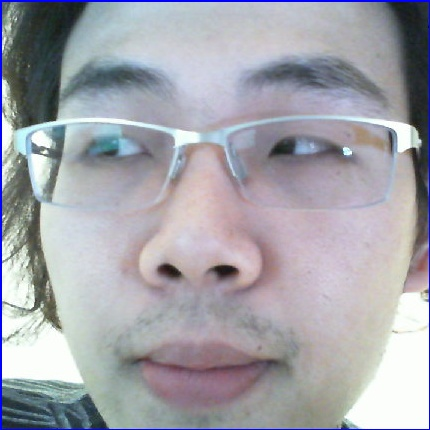
#> input picture object-oriented/dataset/Test 6/0000.jpg, 430 x 430 px, given in place of Test 6, which was not available
$ python faceTrainer.py
#> lines starting #> are read from the running program, lines starting #| are printed output that depends on the picture
import numpy as np
from PIL import Image
import os
import cv2

# Path for face image database
path = 'dataset'

recognizer = cv2.face.LBPHFaceRecognizer_create()
detector = cv2.CascadeClassifier("haarcascade_frontalface_default.xml");


# function to get the images and label data
def getImagesAndLabels(path):
#> called with path = 'dataset'
    imagePaths = [os.path.join(path, f) for f in os.listdir(path)]
    faceSamples = []
    ids = []
    for imagePath in imagePaths:
        PIL_img = Image.open(imagePath).convert('L')  # convert it to grayscale
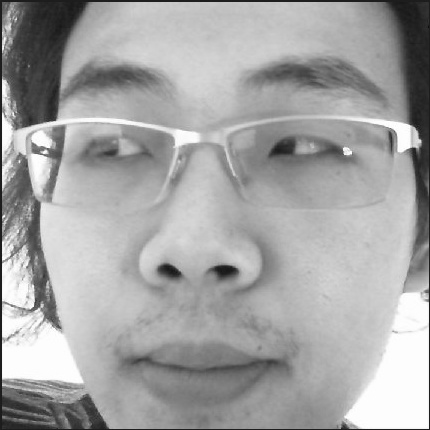
#> PIL_img: PIL image 430x430 L; min 14, max 255, mean 164.8
        img_numpy = np.array(PIL_img, 'uint8')
#> (the run stopped early here; a loop or call above may not have finished)

$ run again, on object-oriented/dataset/shekhar/0001.jpg
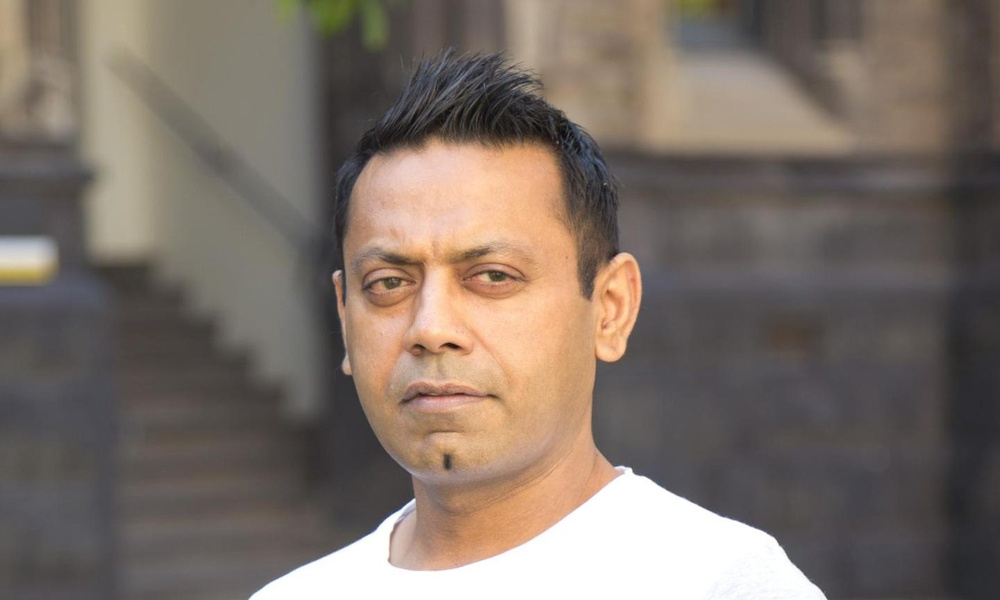
#> input picture object-oriented/dataset/shekhar/0001.jpg, 1000 x 600 px, shrunk from 1440 x 864 before the run, given in place of Test 6, which was not available
#> in getImagesAndLabels, `PIL_img = Image.open(imagePath).convert('L')`:
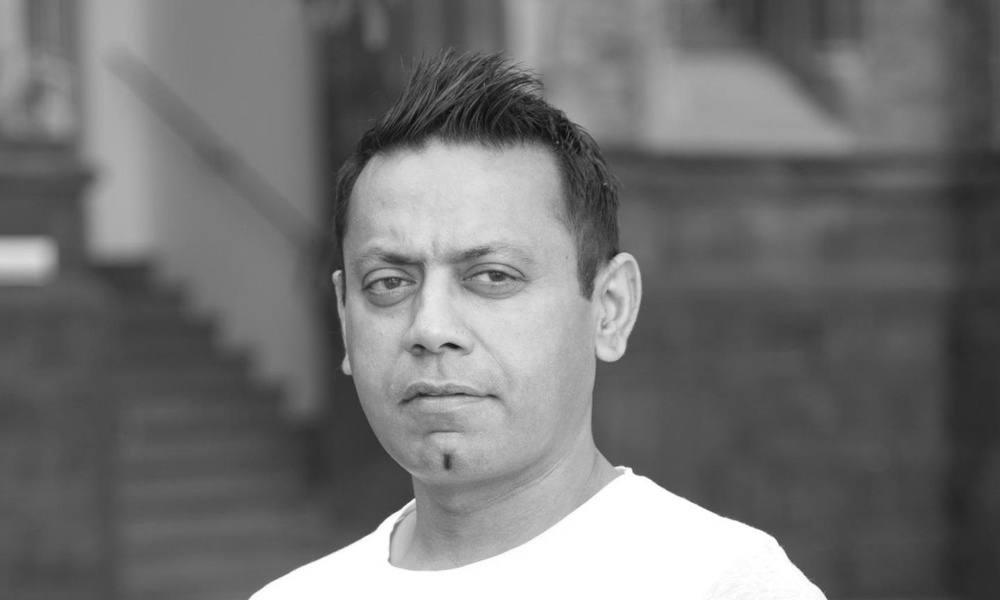
#> PIL_img: PIL image 1000x600 L; min 9, max 255, mean 115

$ run again, on object-oriented/dataset/test3/0000.jpg
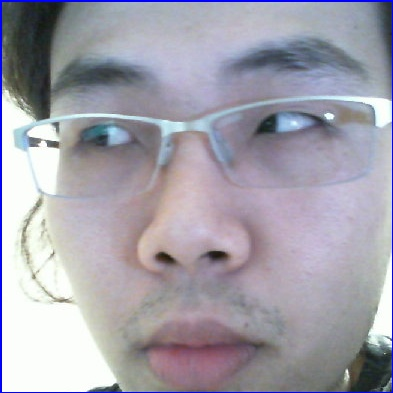
#> input picture object-oriented/dataset/test3/0000.jpg, 393 x 393 px, given in place of Test 6, which was not available
#> in getImagesAndLabels, `PIL_img = Image.open(imagePath).convert('L')`:
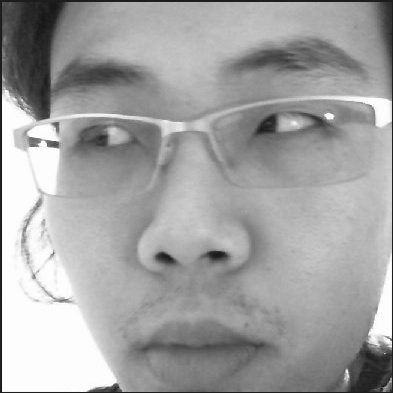
#> PIL_img: PIL image 393x393 L; min 21, max 255, mean 162.3

$ run again, on object-oriented/dataset/test4/0000.jpg
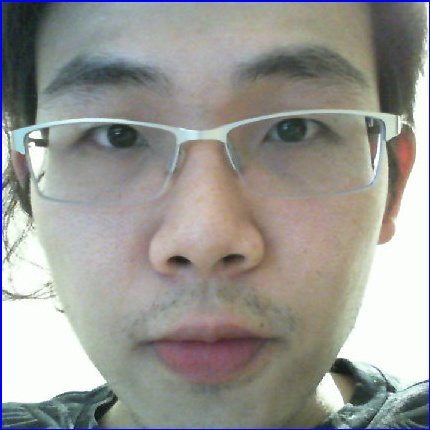
#> input picture object-oriented/dataset/test4/0000.jpg, 430 x 430 px, given in place of Test 6, which was not available
#> in getImagesAndLabels, `PIL_img = Image.open(imagePath).convert('L')`:
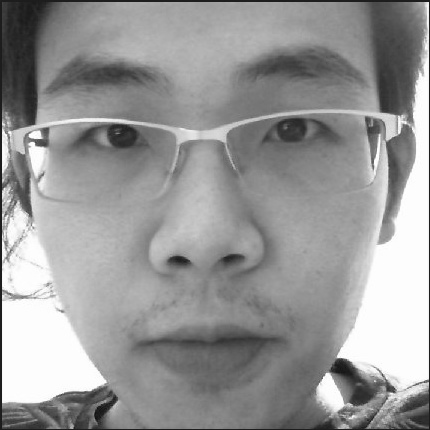
#> PIL_img: PIL image 430x430 L; min 15, max 255, mean 151.5
